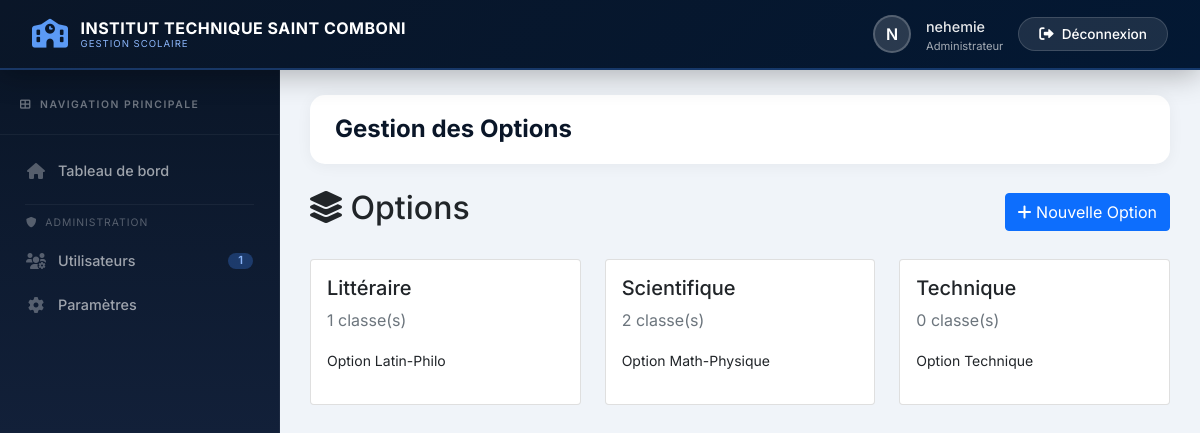
The app's page /gestion/options.php (signed in) with its own data.
### tables this page shows
CREATE TABLE `options` (
  `id` int(11) NOT NULL,
  `nom` varchar(100) NOT NULL,
  `description` text DEFAULT NULL,
  `actif` tinyint(1) DEFAULT 1,
  `created_at` timestamp NOT NULL DEFAULT current_timestamp()
);

### controllers/GestionController.php (called while the page is built, shortened)
<?php
require_once __DIR__ . '/../config/database.php';
require_once __DIR__ . '/../models/Option.php';
class GestionController extends Controller {
    private $optionModel;
    public function __construct() {
        $this->optionModel = new Option();
    }
    public function options() {
        $options = $this->optionModel->getWithClasses();
        $this->render('gestion/options', ['options' => $options]);
    }
}

### gestion/options.php (called while the page is built, shortened)
<?php
require_once __DIR__ . '/../controllers/GestionController.php';
$controller = new GestionController();
$controller->options();

### config/database.php (called while the page is built, shortened)
<?php
class Database {
    private static $instance = null;
    private $conn;
    private function __construct() {
        try {
            $dsn = 'mysql:host='.DB_HOST.';dbname='.DB_NAME.';charset=utf8mb4';
            $this->conn = new PDO($dsn, DB_USER, DB_PASS, [
                PDO::ATTR_ERRMODE => PDO::ERRMODE_EXCEPTION,
                PDO::ATTR_DEFAULT_FETCH_MODE => PDO::FETCH_ASSOC
            ]);
        } catch (PDOException $e) {
            die('Erreur de connexion : ' . $e->getMessage());
        }
    }
    public static function getInstance() {
        if (self::$instance === null) {
            self::$instance = new Database();
        }
        return self::$instance;
    }
    public function getConnection() {
        return $this->conn;
    }
}

### models/Model.php (called while the page is built, shortened)
<?php
require_once __DIR__ . '/../config/database.php';
class Model {
    public function __construct() {
        $this->db = Database::getInstance()->getConnection();
    }
}

### models/Option.php (called while the page is built, shortened)
<?php
require_once __DIR__ . '/Model.php';
class Option extends Model {
    public function getWithClasses() {
        $sql = "SELECT o.*, COUNT(c.id) as nombre_classes
                FROM options o
                LEFT JOIN classes c ON o.id = c.option_id AND c.actif = 1
                WHERE o.actif = 1
                GROUP BY o.id
                ORDER BY o.nom";
        $stmt = $this->db->prepare($sql);
        $stmt->execute();
        return $stmt->fetchAll();
    }
}

### views/gestion/options.php (the view, shortened to what this page needs)
<div class="d-flex justify-content-between align-items-center mb-4">
    <h2><i class="fas fa-layer-group"></i> Options</h2>
    <a href="<?php echo SITE_URL; ?>/gestion/option_ajouter.php" class="btn btn-primary">
    <i class="fas fa-plus"></i> Nouvelle Option
</a>
</div>
<div class="row">
    <?php foreach ($options as $option): ?>
    <div class="col-md-4 mb-3">
        <div class="card">
            <div class="card-body">
                <h5><?php echo htmlspecialchars($option['nom']); ?></h5>
                <p class="text-muted"><?php echo $option['nombre_classes']; ?> classe(s)</p>
                <?php if (!empty($option['description'])): ?>
                    <p><small><?php echo htmlspecialchars($option['description']); ?></small></p>
                <?php endif; ?>
            </div>
        </div>
    </div>
    <?php endforeach; ?>
</div>
<?php
require_once __DIR__ . '/../template.php';
?>

### records on screen
options: nom "Littéraire", nombre_classes "1", description "Option Latin-Philo"
options: nom "Scientifique", nombre_classes "2", description "Option Math-Physique"
options: nom "Technique", nombre_classes "0", description "Option Technique"

### other values on screen
$school "INSTITUT TECHNIQUE SAINT COMBONI"
substr($_SESSION['user_name'] ?? 'U', 0, 1) "N"
$_SESSION['user_name'] "nehemie"
$roleLabels[$_SESSION['user_role']] "Administrateur"
$count "1"
$pageTitle "Gestion des Options"
